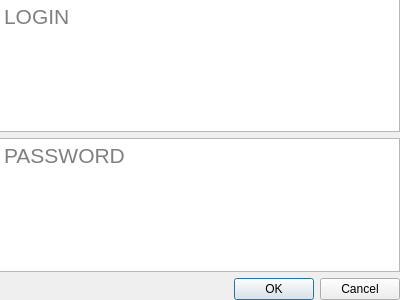
<?xml version="1.0" encoding="UTF-8"?>
<ui version="4.0">
 <class>LoginWindow</class>
 <widget class="QDialog" name="LoginWindow">
  <property name="geometry">
   <rect>
    <x>0</x>
    <y>0</y>
    <width>400</width>
    <height>300</height>
   </rect>
  </property>
  <property name="windowTitle">
   <string>Dialog</string>
  </property>
  <widget class="QWidget" name="verticalLayoutWidget">
   <property name="geometry">
    <rect>
     <x>-1</x>
     <y>-1</y>
     <width>401</width>
     <height>301</height>
    </rect>
   </property>
   <layout class="QVBoxLayout" name="verticalLayout">
    <property name="sizeConstraint">
     <enum>QLayout::SetMaximumSize</enum>
    </property>
    <item>
     <layout class="QHBoxLayout" name="loginLayout">
      <item>
       <widget class="QPlainTextEdit" name="login">
        <property name="font">
         <font>
          <pointsize>16</pointsize>
         </font>
        </property>
        <property name="tabChangesFocus">
         <bool>true</bool>
        </property>
        <property name="placeholderText">
         <string>LOGIN</string>
        </property>
       </widget>
      </item>
     </layout>
    </item>
    <item>
     <layout class="QHBoxLayout" name="passwordLayout">
      <item>
       <widget class="QPlainTextEdit" name="password">
        <property name="font">
         <font>
          <pointsize>16</pointsize>
         </font>
        </property>
        <property name="tabChangesFocus">
         <bool>true</bool>
        </property>
        <property name="placeholderText">
         <string>PASSWORD</string>
        </property>
       </widget>
      </item>
     </layout>
    </item>
    <item>
     <widget class="QDialogButtonBox" name="buttonBox">
      <property name="orientation">
       <enum>Qt::Horizontal</enum>
      </property>
      <property name="standardButtons">
       <set>QDialogButtonBox::Cancel|QDialogButtonBox::Ok</set>
      </property>
     </widget>
    </item>
   </layout>
  </widget>
 </widget>
 <resources/>
 <connections>
  <connection>
   <sender>buttonBox</sender>
   <signal>accepted()</signal>
   <receiver>LoginWindow</receiver>
   <slot>accept()</slot>
   <hints>
    <hint type="sourcelabel">
     <x>248</x>
     <y>254</y>
    </hint>
    <hint type="destinationlabel">
     <x>157</x>
     <y>274</y>
    </hint>
   </hints>
  </connection>
  <connection>
   <sender>buttonBox</sender>
   <signal>rejected()</signal>
   <receiver>LoginWindow</receiver>
   <slot>reject()</slot>
   <hints>
    <hint type="sourcelabel">
     <x>316</x>
     <y>260</y>
    </hint>
    <hint type="destinationlabel">
     <x>286</x>
     <y>274</y>
    </hint>
   </hints>
  </connection>
 </connections>
</ui>
